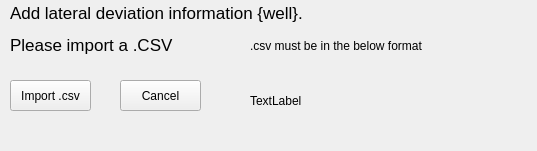
<?xml version="1.0" encoding="UTF-8"?>
<ui version="4.0">
 <class>importCsvWindow</class>
 <widget class="QMainWindow" name="importCsvWindow">
  <property name="geometry">
   <rect>
    <x>0</x>
    <y>0</y>
    <width>537</width>
    <height>151</height>
   </rect>
  </property>
  <property name="windowTitle">
   <string>Drilling Tools - Import CSV - {well}</string>
  </property>
  <widget class="QWidget" name="centralwidget">
   <widget class="QLabel" name="label">
    <property name="geometry">
     <rect>
      <x>10</x>
      <y>-1</y>
      <width>521</width>
      <height>61</height>
     </rect>
    </property>
    <property name="font">
     <font>
      <pointsize>13</pointsize>
     </font>
    </property>
    <property name="text">
     <string>&lt;html&gt;&lt;head/&gt;&lt;body&gt;&lt;p&gt;Add lateral deviation information {well}. &lt;/p&gt;&lt;p&gt;Please import a .CSV&lt;/p&gt;&lt;/body&gt;&lt;/html&gt;</string>
    </property>
   </widget>
   <widget class="QPushButton" name="importBtn">
    <property name="geometry">
     <rect>
      <x>10</x>
      <y>80</y>
      <width>81</width>
      <height>31</height>
     </rect>
    </property>
    <property name="text">
     <string>Import .csv</string>
    </property>
   </widget>
   <widget class="QLabel" name="label_2">
    <property name="geometry">
     <rect>
      <x>250</x>
      <y>60</y>
      <width>191</width>
      <height>81</height>
     </rect>
    </property>
    <property name="text">
     <string>TextLabel</string>
    </property>
   </widget>
   <widget class="QLabel" name="label_3">
    <property name="geometry">
     <rect>
      <x>250</x>
      <y>30</y>
      <width>191</width>
      <height>31</height>
     </rect>
    </property>
    <property name="font">
     <font>
      <pointsize>9</pointsize>
     </font>
    </property>
    <property name="text">
     <string>.csv must be in the below format</string>
    </property>
   </widget>
   <widget class="QPushButton" name="cancelBtn">
    <property name="geometry">
     <rect>
      <x>120</x>
      <y>80</y>
      <width>81</width>
      <height>31</height>
     </rect>
    </property>
    <property name="text">
     <string>Cancel</string>
    </property>
   </widget>
  </widget>
 </widget>
 <resources/>
 <connections/>
</ui>
